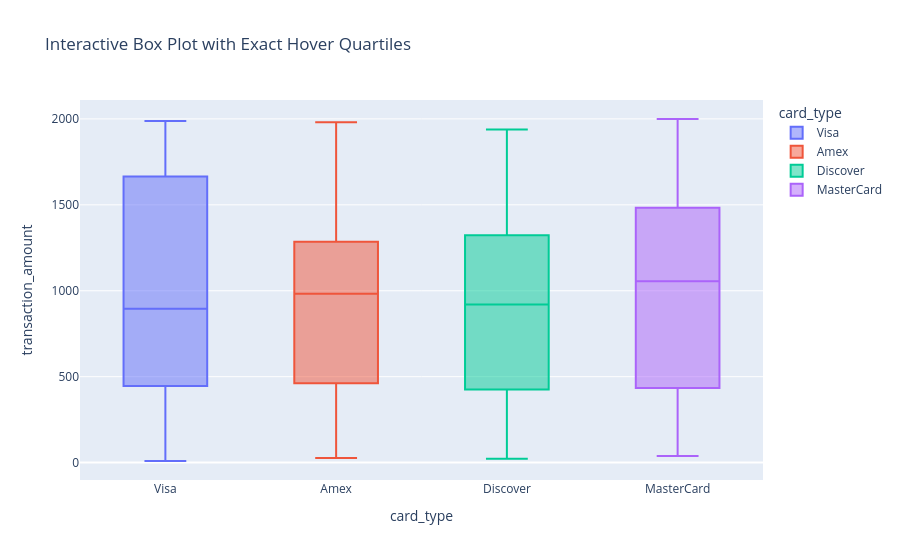

Notebook cell for this chart:
### Markdown cell above
### 🔹 Interactive Box Plots: `px.box()`
- **What it does:** Creates interactive five-number summary boxplots with hover tooltips detailing exact median, quartiles, and whiskers.
- **Syntax:** `plotly.express.box(data_frame=None, x=None, y=None, color=None, notched=False, hover_name=None, hover_data=None, custom_data=None, points='outliers', boxmode='overlay', title=None, template=None, width=None, height=None)`
- **Key Note:** Setting `points='all'` overlays raw data points next to the boxplot distribution.
- **Dataset Application & Code Demonstration:** Applies Interactive Box Plots on fintech records using columns `card_type`, `transaction_amount` to demonstrate real-world execution.

### Code cell
fig = px.box(df.head(300), x='card_type', y='transaction_amount', color='card_type', points='outliers', title='Interactive Box Plot with Exact Hover Quartiles')
fig.show()

### Figure 1 — Plotly figure (JSON) as saved in the notebook; plotly's stock layout.template omitted (floating-point values rounded to 4 significant figures)
{"data": [{"alignmentgroup": "True", "boxpoints": "outliers", "hovertemplate": "card_type=%{x}<br>transaction_amount=%{y}<extra></extra>", "legendgroup": "Visa", "marker": {"color": "#636efa"}, "name": "Visa", "notched": false, "offsetgroup": "Visa", "orientation": "v", "showlegend": true, "type": "box", "x": ["Visa", "Visa", "Visa", "Visa", "Visa", "Visa", "Visa", "Visa", "Visa", "Visa", "Visa", "Visa", "Visa", "Visa", "Visa", "Visa", "Visa", "Visa", "Visa", "Visa", "Visa", "Visa", "Visa", "Visa", "Visa", "Visa", "Visa", "Visa", "Visa", "Visa", "Visa", "Visa", "Visa", "Visa", "Visa", "Visa", "Visa", "Visa", "Visa", "Visa", "Visa", "Visa", "Visa", "Visa", "Visa", "Visa", "Visa", "Visa", "Visa", "Visa", "Visa", "Visa", "Visa", "Visa", "Visa", "Visa", "Visa", "Visa", "Visa", "Visa", "Visa", "Visa", "Visa", "Visa", "Visa", "Visa", "Visa", "Visa", "Visa", "Visa", "Visa", "Visa", "Visa", "Visa", "Visa", "Visa", "Visa", "Visa", "Visa", "Visa", "Visa"], "x0": " ", "xaxis": "x", "y": [607.8, 1819.0, 64.08, 1348.0, 351.9, 686.0, 89.06, 1806.0, 144.1, 809.2, 727.7, 50.59, 44.32, 40.2, 807.8, 9.39, 1055.0, 296.2, 170.2, 1918.0, 1665.0, 1939.0, 792.1, 1978.0, 369.2, 684.8, 1936.0, 682.1, 518.7, 1189.0, 1940.0, 895.1, 662.9, 998.9, 1664.0, 599.4, 1480.0, 1417.0, 90.14, 1747.0, 342.5, 966.9, 1876.0, 1749.0, 670.4, 136.7, 378.7, 595.6, 715.5, 884.4, 1179.0, 1117.0, 1642.0, 1003.0, 1055.0, 261.2, 409.6, 1744.0, 458.4, 202.4, 810.6, 1182.0, 1912.0, 1679.0, 1144.0, 916.2, 1675.0, 1808.0, 276.1, 1376.0, 1386.0, 1951.0, 1781.0, 1761.0, 57.65, 496.1, 1185.0, 1988.0, 820.1, 915.9, 660.0], "y0": " ", "yaxis": "y"}, {"alignmentgroup": "True", "boxpoints": "outliers", "hovertemplate": "card_type=%{x}<br>transaction_amount=%{y}<extra></extra>", "legendgroup": "Amex", "marker": {"color": "#EF553B"}, "name": "Amex", "notched": false, "offsetgroup": "Amex", "orientation": "v", "showlegend": true, "type": "box", "x": ["Amex", "Amex", "Amex", "Amex", "Amex", "Amex", "Amex", "Amex", "Amex", "Amex", "Amex", "Amex", "Amex", "Amex", "Amex", "Amex", "Amex", "Amex", "Amex", "Amex", "Amex", "Amex", "Amex", "Amex", "Amex", "Amex", "Amex", "Amex", "Amex", "Amex", "Amex", "Amex", "Amex", "Amex", "Amex", "Amex", "Amex", "Amex", "Amex", "Amex", "Amex", "Amex", "Amex", "Amex", "Amex", "Amex", "Amex", "Amex", "Amex", "Amex", "Amex", "Amex", "Amex", "Amex", "Amex", "Amex", "Amex", "Amex", "Amex", "Amex", "Amex"], "x0": " ", "xaxis": "x", "y": [1026.0, 1071.0, 1669.0, 757.5, 462.6, 982.7, 91.22, 1219.0, 483.9, 1243.0, 1315.0, 349.1, 997.5, 653.6, 637.0, 689.1, 1981.0, 1143.0, 1075.0, 1455.0, 594.4, 175.6, 1075.0, 459.2, 1035.0, 1694.0, 412.1, 472.4, 1164.0, 1397.0, 471.2, 72.22, 892.0, 727.4, 31.71, 1171.0, 320.2, 490.2, 1070.0, 506.6, 70.39, 111.1, 873.7, 1276.0, 432.5, 90.56, 1597.0, 1583.0, 1873.0, 1343.0, 354.1, 1245.0, 1475.0, 978.3, 1604.0, 1445.0, 1539.0, 1538.0, 26.95, 233.5, 1119.0], "y0": " ", "yaxis": "y"}, {"alignmentgroup": "True", "boxpoints": "outliers", "hovertemplate": "card_type=%{x}<br>transaction_amount=%{y}<extra></extra>", "legendgroup": "Discover", "marker": {"color": "#00cc96"}, "name": "Discover", "notched": false, "offsetgroup": "Discover", "orientation": "v", "showlegend": true, "type": "box", "x": ["Discover", "Discover", "Discover", "Discover", "Discover", "Discover", "Discover", "Discover", "Discover", "Discover", "Discover", "Discover", "Discover", "Discover", "Discover", "Discover", "Discover", "Discover", "Discover", "Discover", "Discover", "Discover", "Discover", "Discover", "Discover", "Discover", "Discover", "Discover", "Discover", "Discover", "Discover", "Discover", "Discover", "Discover", "Discover", "Discover", "Discover", "Discover", "Discover", "Discover", "Discover", "Discover", "Discover", "Discover", "Discover", "Discover", "Discover", "Discover", "Discover", "Discover", "Discover", "Discover", "Discover", "Discover", "Discover", "Discover", "Discover", "Discover", "Discover", "Discover", "Discover", "Discover", "Discover", "Discover", "Discover", "Discover", "Discover", "Discover", "Discover", "Discover", "Discover", "Discover", "Discover", "Discover", "Discover", "Discover", "Discover", "Discover"], "x0": " ", "xaxis": "x", "y": [772.7, 198.5, 217.2, 1321.0, 529.5, 199.0, 1521.0, 1917.0, 508.6, 1534.0, 307.8, 67.29, 1114.0, 307.2, 386.7, 88.28, 1151.0, 23.1, 224.7, 1723.0, 1037.0, 320.1, 580.7, 951.3, 1716.0, 1835.0, 1121.0, 1282.0, 1323.0, 1394.0, 717.6, 714.6, 782.0, 1190.0, 484.3, 736.1, 1694.0, 1676.0, 1114.0, 1483.0, 1095.0, 905.7, 1938.0, 1767.0, 337.3, 1083.0, 603.6, 1364.0, 1258.0, 425.4, 977.7, 272.5, 557.1, 914.3, 990.1, 1823.0, 128.1, 924.9, 309.8, 266.8, 1153.0, 182.9, 1869.0, 967.6, 1448.0, 765.0, 859.1, 703.3, 96.63, 994.8, 1132.0, 1628.0, 1845.0, 668.1, 257.5, 429.6, 629.6, 1541.0], "y0": " ", "yaxis": "y"}, {"alignmentgroup": "True", "boxpoints": "outliers", "hovertemplate": "card_type=%{x}<br>transaction_amount=%{y}<extra></extra>", "legendgroup": "MasterCard", "marker": {"color": "#ab63fa"}, "name": "MasterCard", "notched": false, "offsetgroup": "MasterCard", "orientation": "v", "showlegend": true, "type": "box", "x": ["MasterCard", "MasterCard", "MasterCard", "MasterCard", "MasterCard", "MasterCard", "MasterCard", "MasterCard", "MasterCard", "MasterCard", "MasterCard", "MasterCard", "MasterCard", "MasterCard", "MasterCard", "MasterCard", "MasterCard", "MasterCard", "MasterCard", "MasterCard", "MasterCard", "MasterCard", "MasterCard", "MasterCard", "MasterCard", "MasterCard", "MasterCard", "MasterCard", "MasterCard", "MasterCard", "MasterCard", "MasterCard", "MasterCard", "MasterCard", "MasterCard", "MasterCard", "MasterCard", "MasterCard", "MasterCard", "MasterCard", "MasterCard", "MasterCard", "MasterCard", "MasterCard", "MasterCard", "MasterCard", "MasterCard", "MasterCard", "MasterCard", "MasterCard", "MasterCard", "MasterCard", "MasterCard", "MasterCard", "MasterCard", "MasterCard", "MasterCard", "MasterCard", "MasterCard", "MasterCard", "MasterCard", "MasterCard", "MasterCard", "MasterCard", "MasterCard", "MasterCard", "MasterCard", "MasterCard", "MasterCard", "MasterCard", "MasterCard", "MasterCard", "MasterCard", "MasterCard", "MasterCard", "MasterCard", "MasterCard", "MasterCard", "MasterCard", "MasterCard"], "x0": " ", "xaxis": "x", "y": [584.2, 1999.0, 1911.0, 1244.0, 96.06, 1633.0, 808.7, 501.6, 1458.0, 1881.0, 1728.0, 320.1, 172.9, 1667.0, 39.15, 1583.0, 121.9, 1999.0, 1700.0, 824.9, 1143.0, 1294.0, 416.4, 96.56, 1458.0, 1008.0, 349.8, 1355.0, 461.3, 1464.0, 1229.0, 1149.0, 1536.0, 1385.0, 1052.0, 72.68, 1271.0, 989.5, 255.5, 925.4, 1231.0, 417.7, 1884.0, 92.66, 1381.0, 235.2, 1443.0, 1058.0, 621.7, 364.7, 1705.0, 751.1, 1629.0, 1493.0, 950.7, 1628.0, 256.5, 438.0, 916.7, 1490.0, 53.45, 1041.0, 286.3, 950.9, 1568.0, 435.3, 1476.0, 1210.0, 1877.0, 1293.0, 1789.0, 558.0, 563.9, 432.6, 1661.0, 1299.0, 335.2, 1402.0, 807.7, 92.25], "y0": " ", "yaxis": "y"}], "layout": {"boxmode": "overlay", "legend": {"title": {"text": "card_type"}, "tracegroupgap": 0}, "title": {"text": "Interactive Box Plot with Exact Hover Quartiles"}, "xaxis": {"anchor": "y", "categoryarray": ["Visa", "Amex", "Discover", "MasterCard"], "categoryorder": "array", "domain": [0.0, 1.0], "title": {"text": "card_type"}}, "yaxis": {"anchor": "x", "domain": [0.0, 1.0], "title": {"text": "transaction_amount"}}}}
